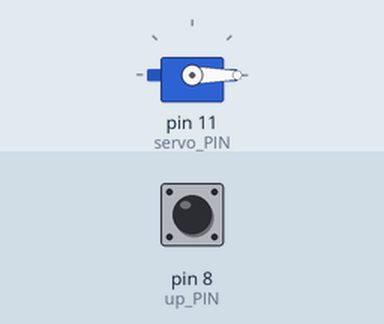
Bench run of a sketch on a simulated Arduino Uno, built with avr-gcc and run on an emulated ATmega328P. Shown: servo. The inputs (shaded band) are chosen by the test bench; at power-on: pin 8 (up_PIN) HIGH. What the sketch prints to the serial monitor is not drawn.

Above: at 3.8 s.
3.9 s: pin 8 (up_PIN) pulled LOW for 1.3 s
Timing chart, 0 to 13.4 s (numbered marks = the images above; inputs shaded):
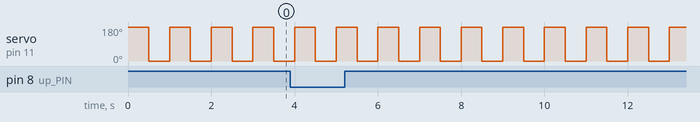

Measured:
- by itself, servo on pin 11 (servo_PIN): alternates 180° for 0.50 s and 0° for 0.50 s

The sketch:

servo.ino
```cpp
#include <Servo.h>

Servo servo1;

uint32_t next;

const int servo_PIN = 11;
const int up_PIN = 8;
const int down_PIN = 9;

void setup()
{
  // the 1000 & 2000 set the pulse width
  // mix & max limits, in microseconds.
  // Be careful with shorter or longer pulses.
  servo1.attach(servo_PIN);//, 1000, 2000);
  pinMode(up_PIN,INPUT_PULLUP);
  pinMode(down_PIN,INPUT_PULLUP);
  Serial.begin(9600);
  next = millis() + 500;
}

void loop()
{
  int i = 500;
  servo1.write(180);
  delay(i);
  servo1.write(0);
  delay(i);
  if(!digitalRead(up_PIN)){
    Serial.println("pull");
    servo1.write(180);
  }
  else{
    servo1.write(0);
  }
//  static bool rising = true;
//
//  if(millis() > next)
//  {
//    if(rising)
//    {
//      servo1.write(180);
//      rising = false;
//    }
//    else
//    {
//      servo1.write(0);
//      rising = true;
//    }
//
//    // repeat again in 3 seconds.
//    next += 3000;
//  }
//  for(int i=0; i<180; i+=20){
//    Serial.println(i);
//    servo1.write(i);
//    delay(1000);
//  }
}
```
